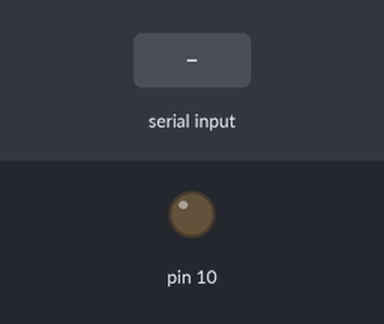
A sketch run on a simulated Arduino Uno, built with avr-gcc and run on an emulated ATmega328P. Parts: output pins drawn as LEDs (lit = HIGH). Inputs (shaded band) come from the test bench.

Above: at 1.2 s.
1.3 s: "90,45\n" received over Serial
At 1.7 s:
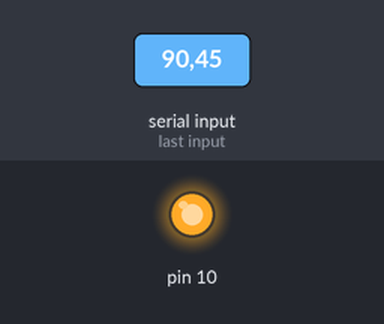
2.8 s: "30,150\n" received over Serial
At 4.0 s:
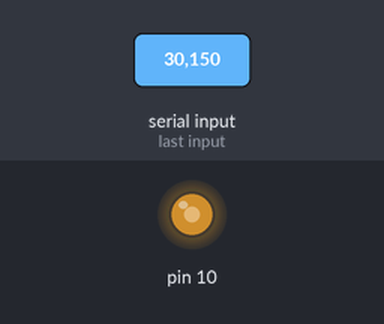
4.3 s: "3\n" received over Serial
At 5.2 s:
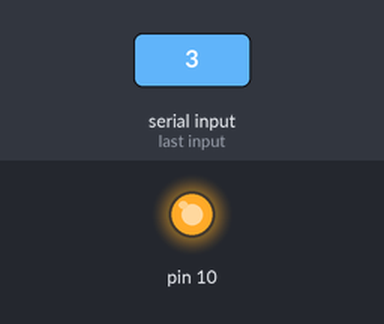
Timing chart, 0 to 7.3 s (numbered marks = the images above; inputs shaded):
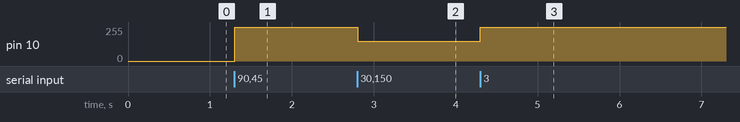

Measured:
- after the input at 1.3 s, pin 10: 0/255 → 255/255 at once
- after the input at 2.8 s, pin 10: 255/255 → 150/255 at once
- after the input at 4.3 s, pin 10: 150/255 → 255/255 at once

The sketch:

LuminosidadeComPwM.ino
```cpp
unsigned char recepcao[3];
unsigned char conta=0;
unsigned int valor_pwm;

void setup()
{
  pinMode(10, OUTPUT);
  Serial.begin(9600);
  digitalWrite(10, LOW);
}
void loop()
{
  if (Serial.available()>0){

   recepcao[conta] = Serial.read() - '0';
     // - '0' converte  o número de ASCii para int
    conta++;
  }
  if (conta==3){
    //calcula o valor do PWM
  valor_pwm = recepcao[0]*100 + recepcao[1]*10 + recepcao[2];

     if(valor_pwm>255)
           valor_pwm=255;

    analogWrite(10,valor_pwm);
    conta=0;


  }
}
```
